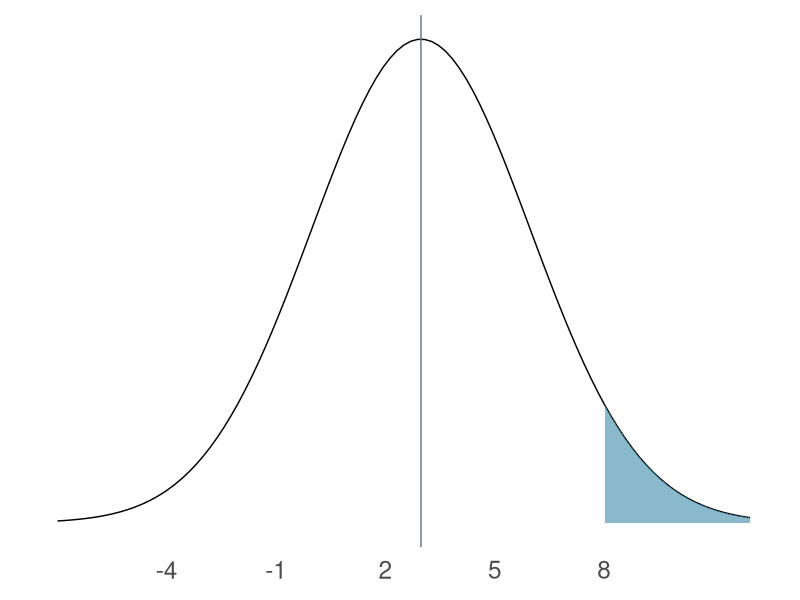
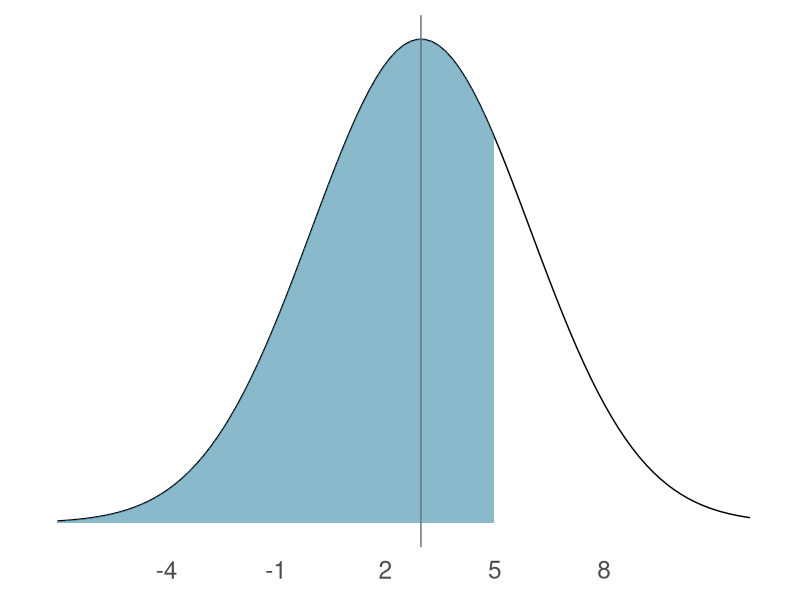
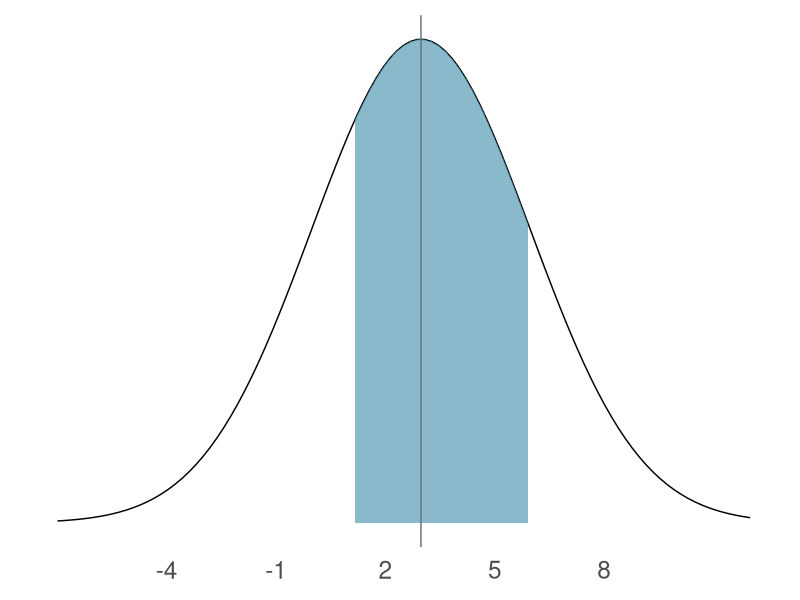
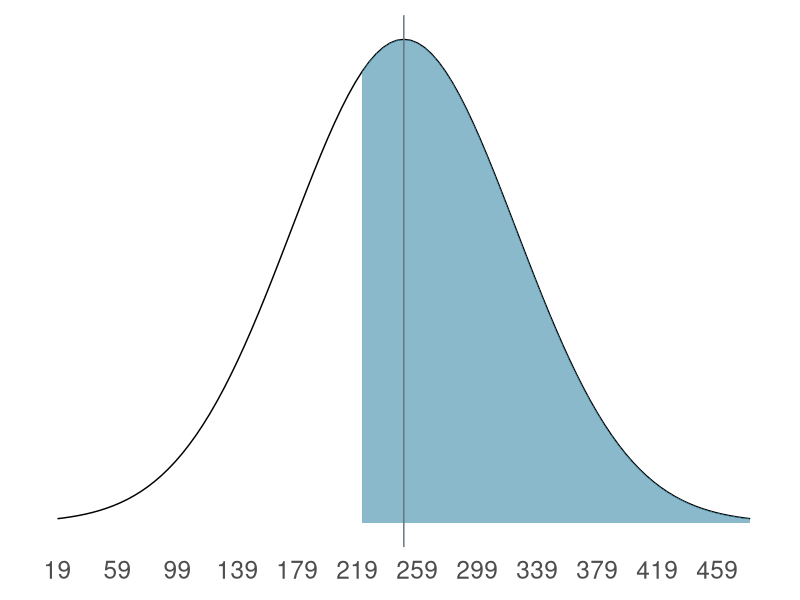
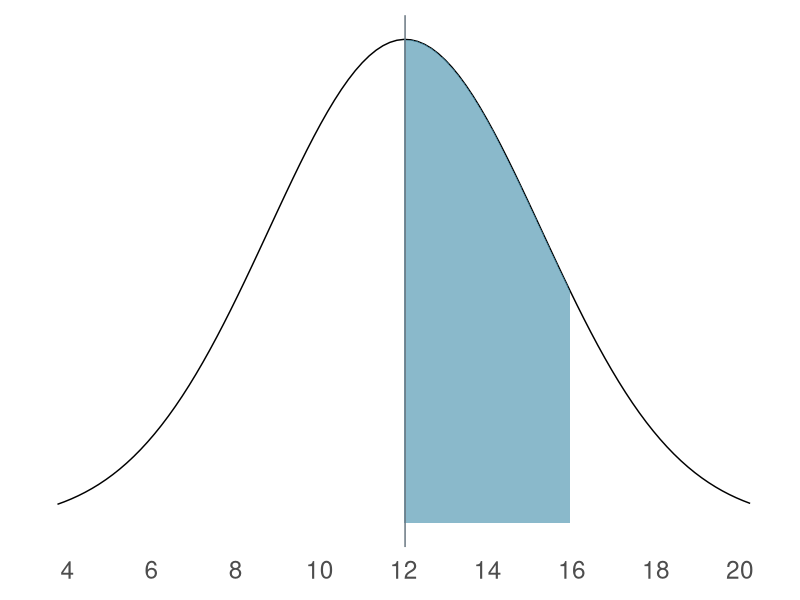
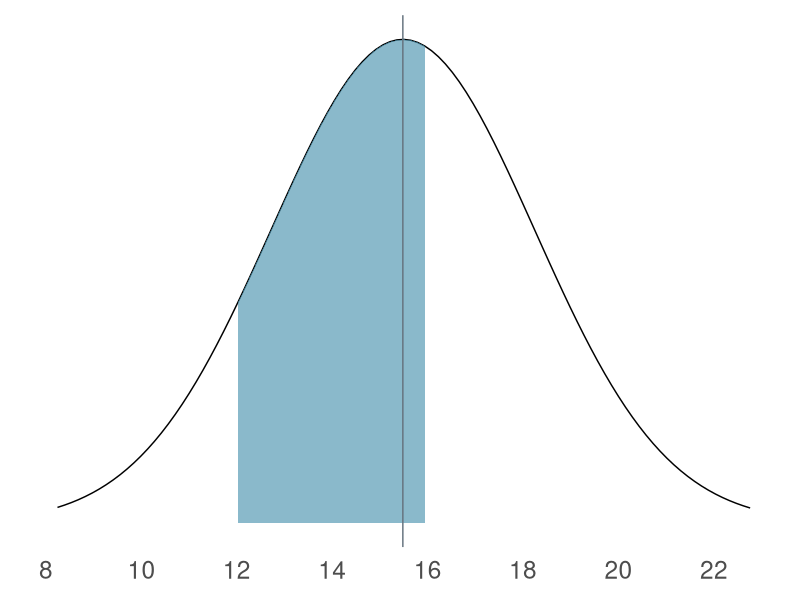
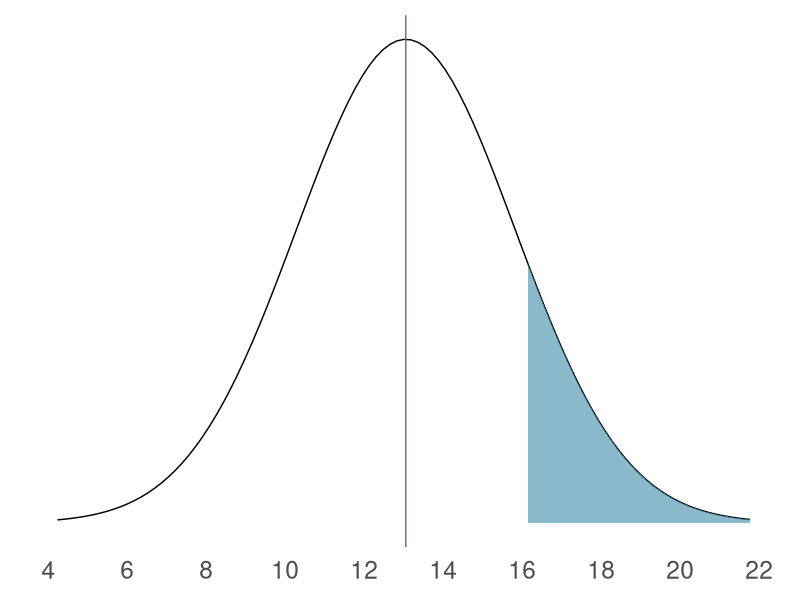
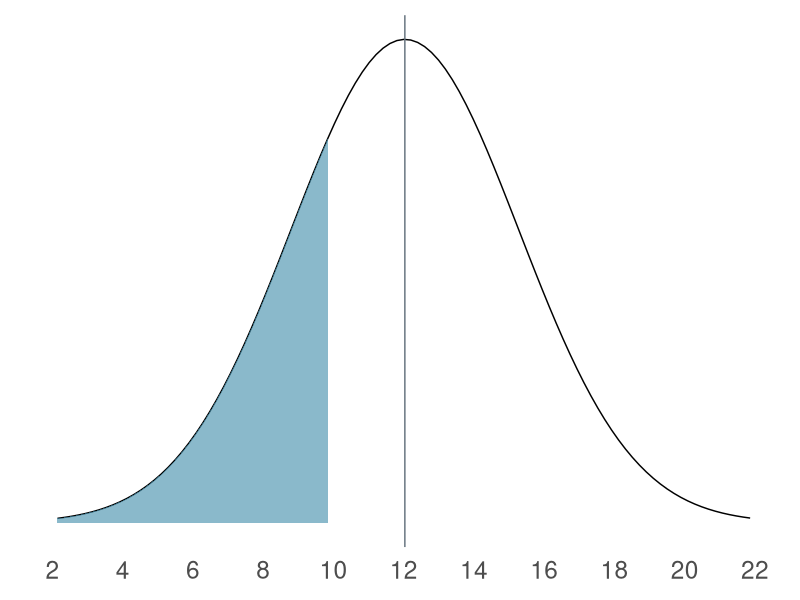

Generate these figures, in order, with R:
## ---- chunk 1
library(tidyverse)
library(knitr)
library(kableExtra)
library(fontawesome)
library(here)
library(patchwork)
## ---- chunk 2
book <- tibble(
  
  chapter <- c("6"),
  
  exercises <- c("1, 2, 3, 4, 5, 6, 7, 8, 9"),
  
  problems <- c("Social Statistics for a Diverse Society"),
  
  pages <- c("179-210"),
  
  .name_repair = "minimal"
  
)
## ---- chunk 3
book %>%
  kbl(col.names = c("Chapter", "Problems", "Source", "Pages"), 
      "html", 
      escape = FALSE,
      align = 'clll') %>%
  column_spec(1, 
              bold = TRUE)
## ---- chunk 4
shading_geq <- function(x, lower_bound) {
  y = dnorm(x, mean = m, sd = stdev)
  y[x < lower_bound] <- NA
  return(y)
}

shading_leq <- function(x, upper_bound) {
  y = dnorm(x, mean = m, sd = stdev)
  y[x > upper_bound] <- NA
  return(y)
}

shading_beq <- function(x, lower_bound, upper_bound) {
  y = dnorm(x, mean = m, sd = stdev)
  y[x < lower_bound | x > upper_bound] <- NA
  return(y)
}

shading_neq <- function(x, lower_bound, upper_bound) {
  y = dnorm(x, mean = m, sd = stdev)
  y[x > lower_bound | x < upper_bound] <- NA
  return(y)
}
## ---- chunk 5
m = 2.97
n = 1014
stdev = 3.00
## ---- chunk 6
f <- function(x) n*x*pnorm(x)^(n-1)*dnorm(x) 
num <- integrate(f,-Inf,Inf) 
ci <- 2 * num$value

lb <- m - ci
ub <- m + ci

ll <- round(lb)
ul <- round(ub)
## ---- chunk 7
test_point = 8

ggplot(data.frame(x = c(lb, ub)), aes(x = x)) + 
  stat_function(fun = dnorm, 
                args = list(mean = m, sd = stdev)) + 
  stat_function(fun = shading_geq, 
                args = list(lower_bound = test_point), 
                geom = "area", fill = "#3d8ba9", 
                alpha = 0.6,
                linetype = 2) +
  scale_x_continuous(breaks = seq(ll, ul, stdev),
                     limits = c(ll - stdev, ul + stdev)) + 
  geom_vline(xintercept = m, color = "#65737e") +
  theme_minimal(base_size = 22) +
  theme(panel.border = element_blank(), 
        panel.grid.major = element_blank(),
        panel.grid.minor = element_blank(),
        axis.title=element_blank(),
        axis.text.y=element_blank(),
        axis.ticks.y=element_blank()
        )
## ---- chunk 8
test_point = 5

ggplot(data.frame(x = c(lb, ub)), aes(x = x)) + 
  stat_function(fun = dnorm, args = list(mean = m, sd = stdev)) + 
  stat_function(fun = shading_leq, args = list(upper_bound = test_point), 
                geom = "area", fill = "#3d8ba9", alpha = 0.6) +
  scale_x_continuous(breaks = seq(ll, ul, stdev),
                     limits = c(ll - stdev, ul + stdev)) + 
  geom_vline(xintercept = m, color = "#65737e") +
  theme_minimal(base_size = 22) +
  theme(panel.border = element_blank(), 
        panel.grid.major = element_blank(),
        panel.grid.minor = element_blank(),
        axis.title=element_blank(),
        axis.text.y=element_blank(),
        axis.ticks.y=element_blank()
        )
## ---- chunk 9
minimum = 1
maximum = 6

ggplot(data.frame(x = c(lb, ub)), aes(x = x)) + 
  stat_function(fun = dnorm, args = list(mean = m, sd = stdev)) + 
  stat_function(fun = shading_beq, args = list(lower_bound = minimum,
                                               upper_bound = maximum), 
                geom = "area", fill = "#3d8ba9", alpha = 0.6) +
  scale_x_continuous(breaks = seq(ll, ul, stdev),
                     limits = c(ll - stdev, ul + stdev)) + 
  geom_vline(xintercept = m, color = "#65737e") +
  theme_minimal(base_size = 22) +
  theme(panel.border = element_blank(), 
        panel.grid.major = element_blank(),
        panel.grid.minor = element_blank(),
        axis.title=element_blank(),
        axis.text.y=element_blank(),
        axis.ticks.y=element_blank()
        )
## ---- chunk 10
m = 250
n = 220
stdev = 75
## ---- chunk 11
f <- function(x) n*x*pnorm(x)^(n-1)*dnorm(x) 
num <- integrate(f,-Inf,Inf) 
ci <- 2 * num$value

lb <- m - ci
ub <- m + ci

ll <- round(lb)
ul <- round(ub)
## ---- chunk 12
test_point = 220

ggplot(data.frame(x = c(lb, ub)), aes(x = x)) + 
  stat_function(fun = dnorm, 
                args = list(mean = m, sd = stdev)) + 
  stat_function(fun = shading_geq, 
                args = list(lower_bound = test_point), 
                geom = "area", fill = "#3d8ba9", 
                alpha = 0.6,
                linetype = 2) +
  scale_x_continuous(breaks = seq(ll-round(3*stdev), ul+round(3*stdev), 40),
                     limits = c(ll -3*stdev, ul + 3*stdev)) + 
  geom_vline(xintercept = m, color = "#65737e") +
  theme_minimal(base_size = 22) +
  theme(panel.border = element_blank(), 
        panel.grid.major = element_blank(),
        panel.grid.minor = element_blank(),
        axis.title=element_blank(),
        axis.text.y=element_blank(),
        axis.ticks.y=element_blank()
        )
## ---- chunk 13
m = 12.03
n = 136
stdev = 3.24

f <- function(x) n*x*pnorm(x)^(n-1)*dnorm(x) 
num <- integrate(f,-Inf,Inf) 
ci <- 2 * num$value

lb <- m - ci
ub <- m + ci

ll <- round(lb)
ul <- round(ub)

minimum = 12
maximum = 16

ggplot(data.frame(x = c(lb, ub)), aes(x = x)) + 
  stat_function(fun = dnorm, args = list(mean = m, sd = stdev)) + 
  stat_function(fun = shading_beq, args = list(lower_bound = minimum,
                                               upper_bound = maximum), 
                geom = "area", fill = "#3d8ba9", alpha = 0.6) +
  scale_x_continuous(breaks = seq(ll-round(stdev), ul+round(stdev), 2),
                     limits = c(ll - stdev, ul + stdev)) + 
  geom_vline(xintercept = m, color = "#65737e") +
  theme_minimal(base_size = 22) +
  theme(panel.border = element_blank(), 
        panel.grid.major = element_blank(),
        panel.grid.minor = element_blank(),
        axis.title=element_blank(),
        axis.text.y=element_blank(),
        axis.ticks.y=element_blank()
        )
## ---- chunk 14
m = 15.48
n = 56
stdev = 2.76

f <- function(x) n*x*pnorm(x)^(n-1)*dnorm(x) 
num <- integrate(f,-Inf,Inf) 
ci <- 2 * num$value

lb <- m - ci
ub <- m + ci

ll <- round(lb)
ul <- round(ub)

minimum = 12
maximum = 16

ggplot(data.frame(x = c(lb, ub)), aes(x = x)) + 
  stat_function(fun = dnorm, args = list(mean = m, sd = stdev)) + 
  stat_function(fun = shading_beq, args = list(lower_bound = minimum,
                                               upper_bound = maximum), 
                geom = "area", fill = "#3d8ba9", alpha = 0.6) +
  scale_x_continuous(breaks = seq(ll-round(stdev), ul+round(stdev), 2),
                     limits = c(ll - stdev, ul + stdev)) + 
  geom_vline(xintercept = m, color = "#65737e") +
  theme_minimal(base_size = 22) +
  theme(panel.border = element_blank(), 
        panel.grid.major = element_blank(),
        panel.grid.minor = element_blank(),
        axis.title=element_blank(),
        axis.text.y=element_blank(),
        axis.ticks.y=element_blank()
        )
## ---- chunk 15
m = 13.05
n = 636
stdev = 2.77

f <- function(x) n*x*pnorm(x)^(n-1)*dnorm(x) 
num <- integrate(f,-Inf,Inf) 
ci <- 2 * num$value

lb <- m - ci
ub <- m + ci

ll <- round(lb)
ul <- round(ub)

test_point = 16

ggplot(data.frame(x = c(lb, ub)), aes(x = x)) + 
  stat_function(fun = dnorm, 
                args = list(mean = m, sd = stdev)) + 
  stat_function(fun = shading_geq, 
                args = list(lower_bound = test_point), 
                geom = "area", fill = "#3d8ba9", 
                alpha = 0.6,
                linetype = 2) +
  scale_x_continuous(breaks = seq(ll-round(stdev), ul+round(stdev), 2),
                     limits = c(ll - stdev, ul + stdev)) + 
  geom_vline(xintercept = m, color = "#65737e") +
  theme_minimal(base_size = 22) +
  theme(panel.border = element_blank(), 
        panel.grid.major = element_blank(),
        panel.grid.minor = element_blank(),
        axis.title=element_blank(),
        axis.text.y=element_blank(),
        axis.ticks.y=element_blank()
        )
## ---- chunk 16
m = 12.03
n = 136
stdev = 3.24

f <- function(x) n*x*pnorm(x)^(n-1)*dnorm(x) 
num <- integrate(f,-Inf,Inf) 
ci <- 2 * num$value

lb <- m - ci
ub <- m + ci

ll <- round(lb)
ul <- round(ub)

test_point = 10

ggplot(data.frame(x = c(lb, ub)), aes(x = x)) + 
  stat_function(fun = dnorm, 
                args = list(mean = m, sd = stdev)) + 
  stat_function(fun = shading_leq, 
                args = list(upper_bound = test_point), 
                geom = "area", fill = "#3d8ba9", 
                alpha = 0.6,
                linetype = 2) +
  scale_x_continuous(breaks = seq(ll-round(1.5*stdev), ul+round(1.5*stdev), 2),
                     limits = c(ll - 1.5*stdev, ul + 1.5*stdev)) + 
  geom_vline(xintercept = m, color = "#65737e") +
  theme_minimal(base_size = 22) +
  theme(panel.border = element_blank(), 
        panel.grid.major = element_blank(),
        panel.grid.minor = element_blank(),
        axis.title=element_blank(),
        axis.text.y=element_blank(),
        axis.ticks.y=element_blank()
        )
## ---- chunk 17
m = 536
n = 2136539
stdev = 102
## ---- chunk 18
f <- function(x) n*x*pnorm(x)^(n-1)*dnorm(x) 
num <- integrate(f,-Inf,Inf) 
ci <- 2 * num$value

lb <- m - ci
ub <- m + ci

ll <- round(lb)
ul <- round(ub)
## ---- chunk 19
test_point = 625

ggplot(data.frame(x = c(lb, ub)), aes(x = x)) + 
  stat_function(fun = dnorm, 
                args = list(mean = m, sd = stdev)) + 
  stat_function(fun = shading_geq, 
                args = list(lower_bound = test_point), 
                geom = "area", fill = "#3d8ba9", 
                alpha = 0.6,
                linetype = 2) +
  scale_x_continuous(breaks = seq(ll-round(3*stdev), ul+round(3*stdev), 100),
                     limits = c(ll - 3*stdev, ul + 3*stdev)) + 
  geom_vline(xintercept = m, color = "#65737e") +
  theme_minimal(base_size = 22) +
  theme(panel.border = element_blank(), 
        panel.grid.major = element_blank(),
        panel.grid.minor = element_blank(),
        axis.title=element_blank(),
        axis.text.y=element_blank(),
        axis.ticks.y=element_blank()
        )
## ---- chunk 20
minimum = 400
maximum = 625

ggplot(data.frame(x = c(lb, ub)), aes(x = x)) + 
  stat_function(fun = dnorm, 
                args = list(mean = m, sd = stdev)) + 
 stat_function(fun = shading_beq, args = list(lower_bound = minimum,
                                              upper_bound = maximum), 
               geom = "area", 
               fill = "#3d8ba9", 
               alpha = 0.6,
               linetype = 2) +
  scale_x_continuous(breaks = seq(ll-round(3*stdev), ul+round(3*stdev), 100),
                     limits = c(ll - 3*stdev, ul + 3*stdev)) + 
  geom_vline(xintercept = m, color = "#65737e") +
  theme_minimal(base_size = 22) +
  theme(panel.border = element_blank(), 
        panel.grid.major = element_blank(),
        panel.grid.minor = element_blank(),
        axis.title=element_blank(),
        axis.text.y=element_blank(),
        axis.ticks.y=element_blank()
        )
## ---- chunk 21
m = 100
n = 1000000
stdev = 15
## ---- chunk 22
f <- function(x) n*x*pnorm(x)^(n-1)*dnorm(x) 
num <- integrate(f,-Inf,Inf) 
ci <- 2 * num$value

lb <- m - ci
ub <- m + ci

ll <- round(lb)
ul <- round(ub)
## ---- chunk 23
test_point = 150

ggplot(data.frame(x = c(lb, ub)), aes(x = x)) + 
  stat_function(fun = dnorm, 
                args = list(mean = m, sd = stdev)) + 
  stat_function(fun = shading_geq, 
                args = list(lower_bound = test_point), 
                geom = "area", fill = "#3d8ba9", 
                alpha = 0.8,
                linetype = 2) +
  scale_x_continuous(breaks = seq(ll-round(3*stdev), ul+round(3*stdev), 20),
                     limits = c(ll - 3.1*stdev, ul + 3.1*stdev)) + 
  geom_vline(xintercept = m, color = "#65737e") +
  theme_minimal(base_size = 22) +
  theme(panel.border = element_blank(), 
        panel.grid.major = element_blank(),
        panel.grid.minor = element_blank(),
        axis.title=element_blank(),
        axis.text.y=element_blank(),
        axis.ticks.y=element_blank()
        )
## ---- chunk 24
minimum = 85
maximum = 150

ggplot(data.frame(x = c(lb, ub)), aes(x = x)) + 
  stat_function(fun = dnorm, args = list(mean = m, sd = stdev)) + 
  stat_function(fun = shading_beq, args = list(lower_bound = minimum,
                                               upper_bound = maximum), 
                geom = "area", fill = "#3d8ba9", alpha = 0.6) +
  scale_x_continuous(seq(ll-round(3*stdev), ul+round(3*stdev), 20),
                      limits = c(ll - 3.1*stdev, ul + 3.1*stdev)) + 
  geom_vline(xintercept = m, color = "#65737e") +
  theme_minimal(base_size = 22) +
  theme(panel.border = element_blank(), 
        panel.grid.major = element_blank(),
        panel.grid.minor = element_blank(),
        axis.title=element_blank(),
        axis.text.y=element_blank(),
        axis.ticks.y=element_blank()
        )
## ---- chunk 25
m = 531
n = 2136539
stdev = 114
## ---- chunk 26
f <- function(x) n*x*pnorm(x)^(n-1)*dnorm(x) 
num <- integrate(f,-Inf,Inf) 
ci <- 2 * num$value

lb <- m - ci
ub <- m + ci

ll <- round(lb)
ul <- round(ub)
## ---- chunk 27
test_point = 400

ggplot(data.frame(x = c(lb, ub)), aes(x = x)) + 
  stat_function(fun = dnorm, 
                args = list(mean = m, sd = stdev)) + 
  stat_function(fun = shading_leq, 
                args = list(upper_bound = test_point), 
                geom = "area", fill = "#3d8ba9", 
                alpha = 0.6,
                linetype = 2) +
  scale_x_continuous(breaks = seq(ll-round(3*stdev), ul+round(3*stdev), 100),
                     limits = c(ll - 3*stdev, ul + 3*stdev)) + 
  geom_vline(xintercept = m, color = "#65737e") +
  theme_minimal(base_size = 22) +
  theme(panel.border = element_blank(), 
        panel.grid.major = element_blank(),
        panel.grid.minor = element_blank(),
        axis.title=element_blank(),
        axis.text.y=element_blank(),
        axis.ticks.y=element_blank()
        )
## ---- chunk 28
minimum = 600
maximum = 700

ggplot(data.frame(x = c(lb, ub)), aes(x = x)) + 
  stat_function(fun = dnorm, 
                args = list(mean = m, sd = stdev)) + 
 stat_function(fun = shading_beq, args = list(lower_bound = minimum,
                                              upper_bound = maximum), 
               geom = "area", 
               fill = "#3d8ba9", 
               alpha = 0.6,
               linetype = 2) +
  scale_x_continuous(breaks = seq(ll-round(3*stdev), ul+round(3*stdev), 100),
                     limits = c(ll - 3*stdev, ul + 3*stdev)) + 
  geom_vline(xintercept = m, color = "#65737e") +
  theme_minimal(base_size = 22) +
  theme(panel.border = element_blank(), 
        panel.grid.major = element_blank(),
        panel.grid.minor = element_blank(),
        axis.title=element_blank(),
        axis.text.y=element_blank(),
        axis.ticks.y=element_blank()
        )
## ---- chunk 29
test_point = 725

ggplot(data.frame(x = c(lb, ub)), aes(x = x)) + 
  stat_function(fun = dnorm, 
                args = list(mean = m, sd = stdev)) + 
  stat_function(fun = shading_geq, 
                args = list(lower_bound = test_point), 
                geom = "area", fill = "#3d8ba9", 
                alpha = 0.8,
                linetype = 2) +
  scale_x_continuous(breaks = seq(ll-round(3*stdev), ul+round(3*stdev), 100),
                     limits = c(ll - 3.1*stdev, ul + 3.1*stdev)) + 
  geom_vline(xintercept = m, color = "#65737e") +
  theme_minimal(base_size = 22) +
  theme(panel.border = element_blank(), 
        panel.grid.major = element_blank(),
        panel.grid.minor = element_blank(),
        axis.title=element_blank(),
        axis.text.y=element_blank(),
        axis.ticks.y=element_blank()
        )
## ---- chunk 30
m = 983
n = 1000
stdev = 33
## ---- chunk 31
f <- function(x) n*x*pnorm(x)^(n-1)*dnorm(x) 
num <- integrate(f,-Inf,Inf) 
ci <- 2 * num$value

lb <- m - ci
ub <- m + ci

ll <- round(lb)
ul <- round(ub)
## ---- chunk 32
test_point = 990

ggplot(data.frame(x = c(lb, ub)), aes(x = x)) + 
  stat_function(fun = dnorm, 
                args = list(mean = m, sd = stdev)) + 
  stat_function(fun = shading_geq, 
                args = list(lower_bound = test_point), 
                geom = "area", fill = "#3d8ba9", 
                alpha = 0.8,
                linetype = 2) +
  scale_x_continuous(breaks = seq(ll-round(3*stdev), ul+round(3*stdev), 20),
                     limits = c(ll - 3.1*stdev, ul + 3.1*stdev)) + 
  geom_vline(xintercept = m, color = "#65737e") +
  theme_minimal(base_size = 22) +
  theme(panel.border = element_blank(), 
        panel.grid.major = element_blank(),
        panel.grid.minor = element_blank(),
        axis.title=element_blank(),
        axis.text.y=element_blank(),
        axis.ticks.y=element_blank()
        )
## ---- chunk 33
m = 983
n = 1000
stdev = 33

f <- function(x) n*x*pnorm(x)^(n-1)*dnorm(x) 
num <- integrate(f,-Inf,Inf) 
ci <- 2 * num$value

lb <- m - ci
ub <- m + ci

ll <- round(lb)
ul <- round(ub)

test_point = 971

ggplot(data.frame(x = c(lb, ub)), aes(x = x)) + 
  stat_function(fun = dnorm, 
                args = list(mean = m, sd = stdev)) + 
  stat_function(fun = shading_geq, 
                args = list(lower_bound = test_point), 
                geom = "area", fill = "#3d8ba9", 
                alpha = 0.8,
                linetype = 2) +
  scale_x_continuous(breaks = seq(ll-round(3*stdev), ul+round(3*stdev), 40),
                     limits = c(ll - 3.1*stdev, ul + 3.1*stdev)) + 
  geom_vline(xintercept = m, color = "#65737e") +
  theme_minimal(base_size = 22) +
  theme(panel.border = element_blank(), 
        panel.grid.major = element_blank(),
        panel.grid.minor = element_blank(),
        axis.title=element_blank(),
        axis.text.y=element_blank(),
        axis.ticks.y=element_blank()
        )
## ---- chunk 34
m = 976
n = 1000
stdev = 34.9

f <- function(x) n*x*pnorm(x)^(n-1)*dnorm(x) 
num <- integrate(f,-Inf,Inf) 
ci <- 2 * num$value

lb <- m - ci
ub <- m + ci

ll <- round(lb)
ul <- round(ub)

test_point = 958

ggplot(data.frame(x = c(lb, ub)), aes(x = x)) + 
  stat_function(fun = dnorm, 
                args = list(mean = m, sd = stdev)) + 
  stat_function(fun = shading_geq, 
                args = list(lower_bound = test_point), 
                geom = "area", fill = "#3d8ba9", 
                alpha = 0.8,
                linetype = 2) +
  scale_x_continuous(breaks = seq(ll-round(3*stdev), ul+round(3*stdev), 40),
                     limits = c(ll - 3.1*stdev, ul + 3.1*stdev)) + 
  geom_vline(xintercept = m, color = "#65737e") +
  theme_minimal(base_size = 22) +
  theme(panel.border = element_blank(), 
        panel.grid.major = element_blank(),
        panel.grid.minor = element_blank(),
        axis.title=element_blank(),
        axis.text.y=element_blank(),
        axis.ticks.y=element_blank()
        )
## ---- chunk 35
m = 983
n = 1000
stdev = 33

f <- function(x) n*x*pnorm(x)^(n-1)*dnorm(x) 
num <- integrate(f,-Inf,Inf) 
ci <- 2 * num$value

lb <- m - ci
ub <- m + ci

ll <- round(lb)
ul <- round(ub)

test_point = 987

ggplot(data.frame(x = c(lb, ub)), aes(x = x)) + 
  stat_function(fun = dnorm, 
                args = list(mean = m, sd = stdev)) + 
  stat_function(fun = shading_geq, 
                args = list(lower_bound = test_point), 
                geom = "area", fill = "#3d8ba9", 
                alpha = 0.8,
                linetype = 2) +
  scale_x_continuous(breaks = seq(ll-round(3*stdev), ul+round(3*stdev), 40),
                     limits = c(ll - 3.1*stdev, ul + 3.1*stdev)) + 
  geom_vline(xintercept = m, color = "#65737e") +
  theme_minimal(base_size = 22) +
  theme(panel.border = element_blank(), 
        panel.grid.major = element_blank(),
        panel.grid.minor = element_blank(),
        axis.title=element_blank(),
        axis.text.y=element_blank(),
        axis.ticks.y=element_blank()
        )
## ---- chunk 36
m = 976
n = 1000
stdev = 34.9

f <- function(x) n*x*pnorm(x)^(n-1)*dnorm(x) 
num <- integrate(f,-Inf,Inf) 
ci <- 2 * num$value

lb <- m - ci
ub <- m + ci

ll <- round(lb)
ul <- round(ub)

test_point = 970

ggplot(data.frame(x = c(lb, ub)), aes(x = x)) + 
  stat_function(fun = dnorm, 
                args = list(mean = m, sd = stdev)) + 
  stat_function(fun = shading_geq, 
                args = list(lower_bound = test_point), 
                geom = "area", fill = "#3d8ba9", 
                alpha = 0.8,
                linetype = 2) +
  scale_x_continuous(breaks = seq(ll-round(3*stdev), ul+round(3*stdev), 40),
                     limits = c(ll - 3.1*stdev, ul + 3.1*stdev)) + 
  geom_vline(xintercept = m, color = "#65737e") +
  theme_minimal(base_size = 22) +
  theme(panel.border = element_blank(), 
        panel.grid.major = element_blank(),
        panel.grid.minor = element_blank(),
        axis.title=element_blank(),
        axis.text.y=element_blank(),
        axis.ticks.y=element_blank()
        )
## ---- chunk 37
m = 976
n = 1000
stdev = 34.9

f <- function(x) n*x*pnorm(x)^(n-1)*dnorm(x) 
num <- integrate(f,-Inf,Inf) 
ci <- 2 * num$value

lb <- m - ci
ub <- m + ci

ll <- round(lb)
ul <- round(ub)

test_point = 970

ggplot(data.frame(x = c(lb, ub)), aes(x = x)) + 
  stat_function(fun = dnorm, 
                args = list(mean = m, sd = stdev)) + 
  stat_function(fun = shading_leq, 
                args = list(upper_bound = test_point), 
                geom = "area", fill = "#3d8ba9", 
                alpha = 0.8,
                linetype = 2) +
  scale_x_continuous(breaks = seq(ll-round(3*stdev), ul+round(3*stdev), 40),
                     limits = c(ll - 3.1*stdev, ul + 3.1*stdev)) + 
  geom_vline(xintercept = m, color = "#65737e") +
  theme_minimal(base_size = 22) +
  theme(panel.border = element_blank(), 
        panel.grid.major = element_blank(),
        panel.grid.minor = element_blank(),
        axis.title=element_blank(),
        axis.text.y=element_blank(),
        axis.ticks.y=element_blank()
        )
## ---- chunk 38
m = 983
n = 1000
stdev = 33

f <- function(x) n*x*pnorm(x)^(n-1)*dnorm(x) 
num <- integrate(f,-Inf,Inf) 
ci <- 2 * num$value

lb <- m - ci
ub <- m + ci

ll <- round(lb)
ul <- round(ub)

test_point = 971

ggplot(data.frame(x = c(lb, ub)), aes(x = x)) + 
  stat_function(fun = dnorm, 
                args = list(mean = m, sd = stdev)) + 
  stat_function(fun = shading_leq, 
                args = list(upper_bound = test_point), 
                geom = "area", fill = "#3d8ba9", 
                alpha = 0.8,
                linetype = 2) +
  scale_x_continuous(breaks = seq(ll-round(3*stdev), ul+round(3*stdev), 40),
                     limits = c(ll - 3.1*stdev, ul + 3.1*stdev)) + 
  geom_vline(xintercept = m, color = "#65737e") +
  theme_minimal(base_size = 22) +
  theme(panel.border = element_blank(), 
        panel.grid.major = element_blank(),
        panel.grid.minor = element_blank(),
        axis.title=element_blank(),
        axis.text.y=element_blank(),
        axis.ticks.y=element_blank()
        )
